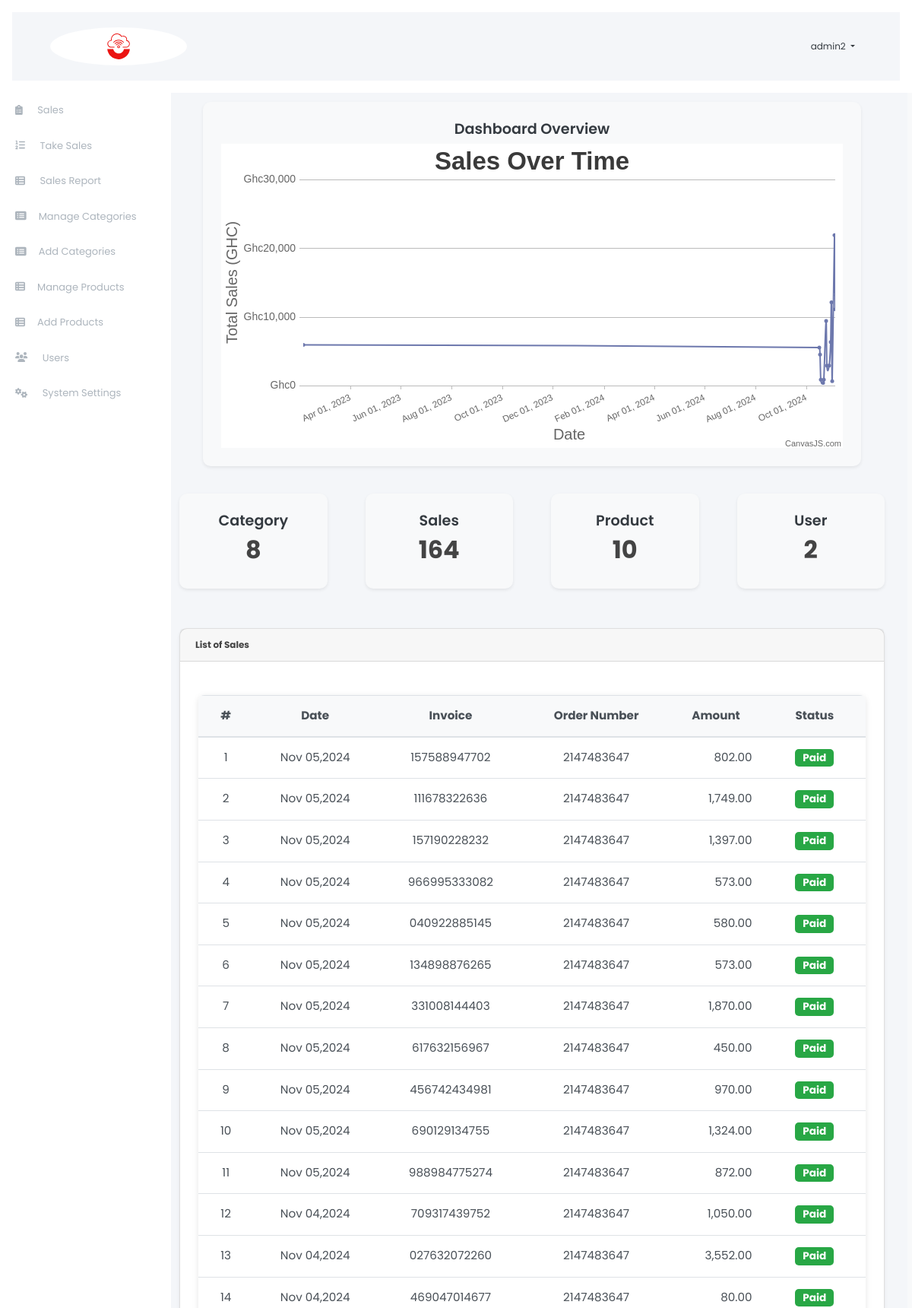
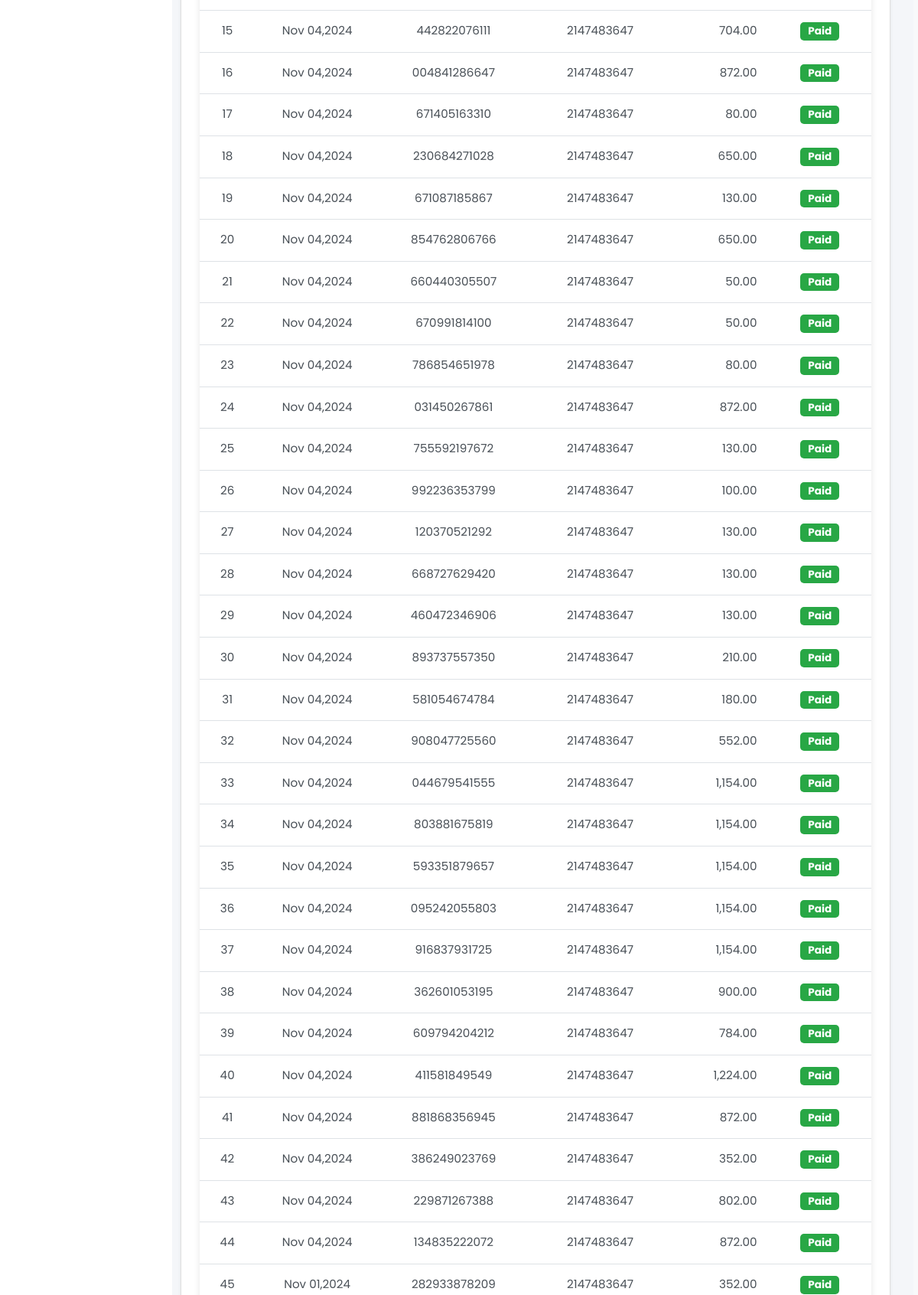
Screenshot of /pos/index.php (signed in, upper part) with the database file from the repository (2 pictures, top to bottom).
### tables this page shows
CREATE TABLE `sales` (
  `id` int(11) NOT NULL,
  `ref_no` varchar(50) NOT NULL,
  `total_amount` float NOT NULL,
  `amount_tendered` float NOT NULL,
  `order_number` int(30) NOT NULL,
  `date_created` datetime NOT NULL DEFAULT current_timestamp(),
  `payment_method` varchar(20) NOT NULL
);

### pos/home.php (the view, shortened to what this page needs)
<?php
include('db_connect.php');
function getCount($conn, $table)
{
    $sql = "SELECT COUNT(*) AS total FROM $table";
    $result = $conn->query($sql);
    return ($result && $result->num_rows > 0) ? $result->fetch_assoc()['total'] : 0;
}
$total_sales = getCount($conn, 'sales');
$total_categories = getCount($conn, 'categories');
$total_products = getCount($conn, 'products');
$total_users = getCount($conn, 'users');
$dataPoints = array();
$sql = "SELECT date_created, SUM(total_amount) AS total_sales
        FROM sales
        GROUP BY DATE(date_created)
        ORDER BY date_created ASC";
$result = $conn->query($sql);
if ($result && $result->num_rows > 0) {
    while ($row = $result->fetch_assoc()) {
        $timestamp = strtotime($row['date_created']) * 1000;
        $dataPoints[] = array("x" => $timestamp, "y" => floatval($row['total_sales']));
    }
}
$jsonDataPoints = json_encode($dataPoints, JSON_NUMERIC_CHECK);
?>
<!DOCTYPE html>
<html lang="en">
<head>
    <link rel="stylesheet" href="./assets/css/home.php.css">
</head>
<body>
    <div class="container-fluid">
        <div class="row mt-3 ml-3 mr-3 dashcard">
            <div class="col-md-12 mb-3">
                <div class="card bg-light shadow-sm border-0">
                    <div class="card-body">
                        <h4 class="text-dark">Dashboard Overview</h4>
                        <div id="chartContainer" style="height: 400px; width: 100%;"></div>
                    </div>
                </div>
            </div>
        </div>
        <div class="row">
            <div class="col-md-3 mb-3">
                <div class="card bg-light shadow-sm border-0">
                    <div class="card-body">
                        <h4 class="text-dark">Category</h4>
                        <h3 class="mt-2"><?php echo $total_categories ?></h3>
                    </div>
                </div>
            </div>
            <div class="col-md-3 mb-3">
                <div class="card bg-light shadow-sm border-0">
                    <div class="card-body">
                        <h4 class="text-dark">Sales</h4>
                        <h3 class="mt-2"><?php echo $total_sales ?></h3>
                    </div>
                </div>
            </div>
            <div class="col-md-3 mb-3">
                <div class="card bg-light shadow-sm border-0">
                    <div class="card-body">
                        <h4 class="text-dark">Product</h4>
                        <h3 class="mt-2"><?php echo $total_products ?></h3>
                    </div>
                </div>
            </div>
            <div class="col-md-3 mb-3">
                <div class="card bg-light shadow-sm border-0">
                    <div class="card-body">
                        <h4 class="text-dark">User</h4>
                        <h3 class="mt-2"><?php echo $total_users ?></h3>
                    </div>
                </div>
            </div>
        </div>
        <div class="row mt-3">
            <div class="col-md-12">
                <div class="card shadow-sm">
                    <div class="card-header">
                        <b>List of Sales</b>
                    </div>
                    <div class="card-body">
                        <table class="table table-hover">
                            <thead>
                                <tr>
                                    <th>#</th>
                                    <th>Date</th>
                                    <th>Invoice</th>
                                    <th>Order Number</th>
                                    <th>Amount</th>
                                    <th>Status</th>
                                </tr>
                            </thead>
                            <tbody>
                                <?php
                                $i = 1;
                                $sales = $conn->query("SELECT * FROM sales ORDER BY unix_timestamp(date_created) DESC");
                                while ($row = $sales->fetch_assoc()):
                                    ?>
                                    <tr>
                                        <td class="text-center"><?php echo $i++ ?></td>
                                        <td><?php echo date("M d,Y", strtotime($row['date_created'])) ?></td>
                                        <td><?php echo $row['amount_tendered'] > 0 ? $row['ref_no'] : 'N/A' ?></td>
                                        <td><?php echo $row['order_number'] ?></td>
                                        <td class="text-right"><?php echo number_format($row['total_amount'], 2) ?></td>
                                        <td class="text-center">
                                            <?php if ($row['amount_tendered'] > 0): ?>
                                                <span class="badge badge-success">Paid</span>
                                            <?php else: ?>
                                                <span class="badge badge-primary">Unpaid</span>
                                            <?php endif; ?>
                                        </td>
                                    </tr>
                                <?php endwhile; ?>
                            </tbody>
                        </table>
                    </div>
                </div>
            </div>
        </div>
    </div>
    <script>
        window.onload = function () {
        var chart = new CanvasJS.Chart("chartContainer", {
            animationEnabled: true,
            theme: "light2",
            title: {
                text: "Sales Over Time"
            },
            axisX: {
                title: "Date",
                valueFormatString: "MMM DD, YYYY", // Display format for the date
                crosshair: {
                    enabled: true
                }
            },
            axisY: {
                title: "Total Sales (GHC)",
                prefix: "Ghc",
                crosshair: {
                    enabled: true
                }
            },
            data: [{
                type: "spline", // Use spline for a smooth line chart
                markerSize: 5,
                xValueType: "dateTime", // Specifies that the x-values are dateTime
                dataPoints: <?php echo $jsonDataPoints; ?> // Insert the encoded data points
            }]
        });
        chart.render();
    }
    </script>
</body>
</html>

### pos/assets/css/style.css (style rules this page uses)
body { font-family:Poppins, Helvetica, "sans-serif"; color: #444444; width: 100%; height: calc(100%); font-size: 12px; }
.table td, .table th { border-bottom: 1px solid #dee2e6; border-bottom: 0; }
.dashcard .card { box-shadow: 0 0 10px 0 rgb(0 0 0 / 10%); }

### pos/assets/css/home.php.css (style rules this page uses)
.container-fluid { padding: 20px; background-color: #f4f6f9; }
.card { margin: 10px; border-radius: 10px; background-color: #ffffff; box-shadow: 0 2px 10px rgba(0, 0, 0, 0.1); transition: box-shadow 0.3s ease, transform 0.3s ease; }
.card-body { padding: 1.5rem; text-align: center; }
.card h4 { font-size: 1.2rem; font-weight: 600; color: #495057; }
.card h3 { font-size: 2rem; font-weight: 700; }
.table { margin-top: 20px; border-radius: 8px; overflow: hidden; background-color: #ffffff; box-shadow: 0 2px 8px rgba(0, 0, 0, 0.1); }
.table th, .table td { padding: 15px; text-align: center; font-size: 0.95rem; color: #495057; }
.table th { background-color: #f8f9fa; font-weight: bold; }
.badge { font-size: 0.85rem; padding: 5px 10px; border-radius: 5px; }
.badge-success { background-color: #28a745; color: #ffffff; }

### pos/index.php (style rules this page uses)
body { background: #f8f9fa; }

### rows the page displays
sales: date_created "Nov 05,2024", ref_no "157588947702", order_number "2147483647", total_amount "802.00", amount_tendered "Paid"
sales: date_created "Nov 05,2024", ref_no "111678322636", order_number "2147483647", total_amount "1,749.00", amount_tendered "Paid"
sales: date_created "Nov 05,2024", ref_no "157190228232", order_number "2147483647", total_amount "1,397.00", amount_tendered "Paid"
sales: date_created "Nov 05,2024", ref_no "966995333082", order_number "2147483647", total_amount "573.00", amount_tendered "Paid"
sales: date_created "Nov 05,2024", ref_no "040922885145", order_number "2147483647", total_amount "580.00", amount_tendered "Paid"
sales: date_created "Nov 05,2024", ref_no "134898876265", order_number "2147483647", total_amount "573.00", amount_tendered "Paid"
sales: date_created "Nov 05,2024", ref_no "331008144403", order_number "2147483647", total_amount "1,870.00", amount_tendered "Paid"
sales: date_created "Nov 05,2024", ref_no "617632156967", order_number "2147483647", total_amount "450.00", amount_tendered "Paid"
sales: date_created "Nov 05,2024", ref_no "456742434981", order_number "2147483647", total_amount "970.00", amount_tendered "Paid"
sales: date_created "Nov 05,2024", ref_no "690129134755", order_number "2147483647", total_amount "1,324.00", amount_tendered "Paid"
sales: date_created "Nov 05,2024", ref_no "988984775274", order_number "2147483647", total_amount "872.00", amount_tendered "Paid"
sales: date_created "Nov 04,2024", ref_no "709317439752", order_number "2147483647", total_amount "1,050.00", amount_tendered "Paid"
sales: date_created "Nov 04,2024", ref_no "027632072260", order_number "2147483647", total_amount "3,552.00", amount_tendered "Paid"
sales: date_created "Nov 04,2024", ref_no "469047014677", order_number "2147483647", total_amount "80.00", amount_tendered "Paid"
sales: date_created "Nov 04,2024", ref_no "442822076111", order_number "2147483647", total_amount "704.00", amount_tendered "Paid"
sales: date_created "Nov 04,2024", ref_no "004841286647", order_number "2147483647", total_amount "872.00", amount_tendered "Paid"
sales: date_created "Nov 04,2024", ref_no "671405163310", order_number "2147483647", total_amount "80.00", amount_tendered "Paid"
sales: date_created "Nov 04,2024", ref_no "230684271028", order_number "2147483647", total_amount "650.00", amount_tendered "Paid"
sales: date_created "Nov 04,2024", ref_no "671087185867", order_number "2147483647", total_amount "130.00", amount_tendered "Paid"
sales: date_created "Nov 04,2024", ref_no "854762806766", order_number "2147483647", total_amount "650.00", amount_tendered "Paid"
sales: date_created "Nov 04,2024", ref_no "660440305507", order_number "2147483647", total_amount "50.00", amount_tendered "Paid"
sales: date_created "Nov 04,2024", ref_no "670991814100", order_number "2147483647", total_amount "50.00", amount_tendered "Paid"
sales: date_created "Nov 04,2024", ref_no "786854651978", order_number "2147483647", total_amount "80.00", amount_tendered "Paid"
sales: date_created "Nov 04,2024", ref_no "031450267861", order_number "2147483647", total_amount "872.00", amount_tendered "Paid"
sales: date_created "Nov 04,2024", ref_no "755592197672", order_number "2147483647", total_amount "130.00", amount_tendered "Paid"
sales: date_created "Nov 04,2024", ref_no "992236353799", order_number "2147483647", total_amount "100.00", amount_tendered "Paid"
sales: date_created "Nov 04,2024", ref_no "120370521292", order_number "2147483647", total_amount "130.00", amount_tendered "Paid"
sales: date_created "Nov 04,2024", ref_no "668727629420", order_number "2147483647", total_amount "130.00", amount_tendered "Paid"
sales: date_created "Nov 04,2024", ref_no "460472346906", order_number "2147483647", total_amount "130.00", amount_tendered "Paid"
sales: date_created "Nov 04,2024", ref_no "893737557350", order_number "2147483647", total_amount "210.00", amount_tendered "Paid"
sales: date_created "Nov 04,2024", ref_no "581054674784", order_number "2147483647", total_amount "180.00", amount_tendered "Paid"
sales: date_created "Nov 04,2024", ref_no "908047725560", order_number "2147483647", total_amount "552.00", amount_tendered "Paid"
sales: date_created "Nov 04,2024", ref_no "044679541555", order_number "2147483647", total_amount "1,154.00", amount_tendered "Paid"
sales: date_created "Nov 04,2024", ref_no "803881675819", order_number "2147483647", total_amount "1,154.00", amount_tendered "Paid"
sales: date_created "Nov 04,2024", ref_no "593351879657", order_number "2147483647", total_amount "1,154.00", amount_tendered "Paid"
sales: date_created "Nov 04,2024", ref_no "095242055803", order_number "2147483647", total_amount "1,154.00", amount_tendered "Paid"
sales: date_created "Nov 04,2024", ref_no "916837931725", order_number "2147483647", total_amount "1,154.00", amount_tendered "Paid"
sales: date_created "Nov 04,2024", ref_no "362601053195", order_number "2147483647", total_amount "900.00", amount_tendered "Paid"
sales: date_created "Nov 04,2024", ref_no "609794204212", order_number "2147483647", total_amount "784.00", amount_tendered "Paid"
sales: date_created "Nov 04,2024", ref_no "411581849549", order_number "2147483647", total_amount "1,224.00", amount_tendered "Paid"
sales: date_created "Nov 04,2024", ref_no "881868356945", order_number "2147483647", total_amount "872.00", amount_tendered "Paid"
sales: date_created "Nov 04,2024", ref_no "386249023769", order_number "2147483647", total_amount "352.00", amount_tendered "Paid"
sales: date_created "Nov 04,2024", ref_no "229871267388", order_number "2147483647", total_amount "802.00", amount_tendered "Paid"
sales: date_created "Nov 04,2024", ref_no "134835222072", order_number "2147483647", total_amount "872.00", amount_tendered "Paid"
sales: date_created "Nov 01,2024", ref_no "282933878209", order_number "2147483647", total_amount "352.00", amount_tendered "Paid"

### other values shown
$_SESSION['login_name'] "admin2"
$total_categories "8"
$total_sales "164"
$total_products "10"
$total_users "2"
